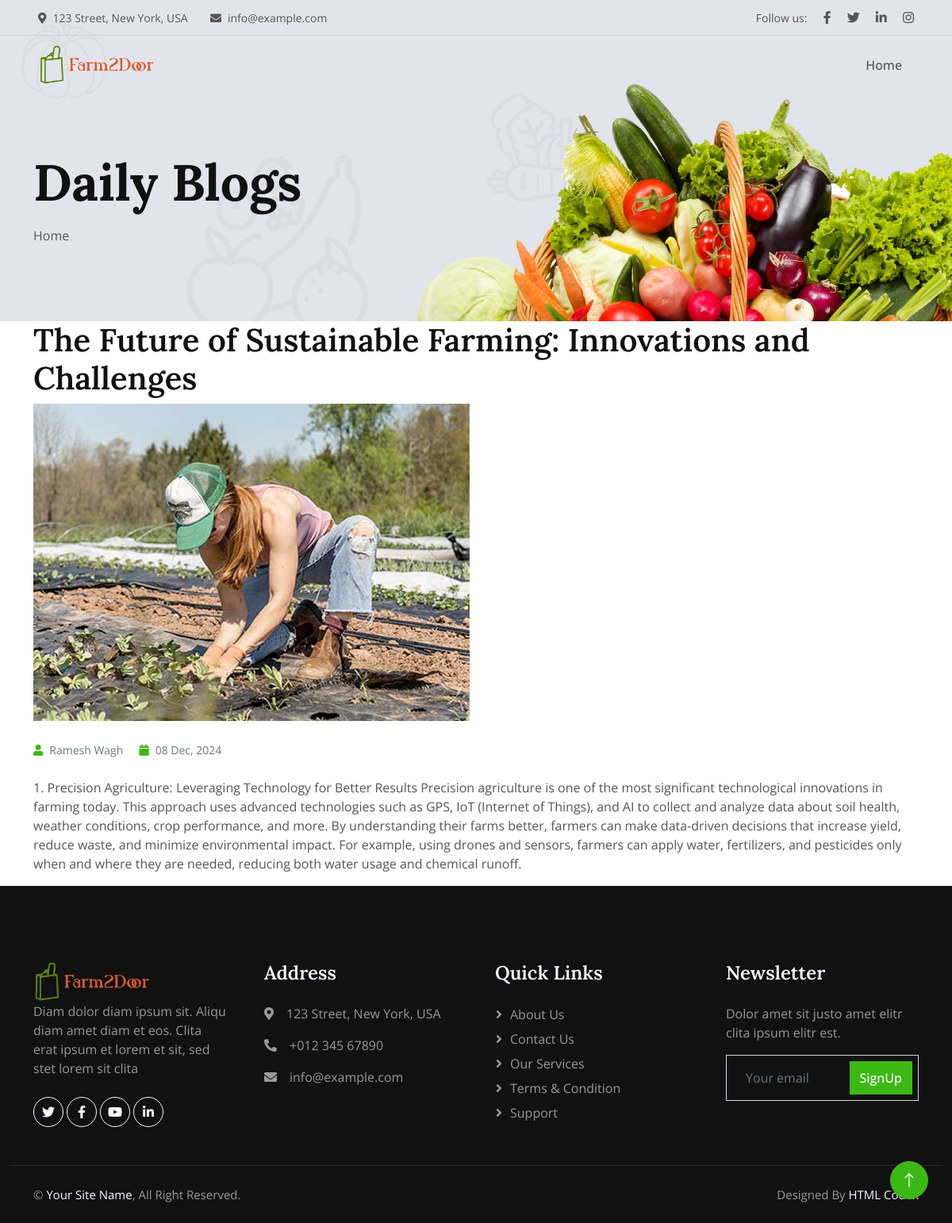
Screenshot of /blogs/the-future-of-sustainable-farming-innovations-and/ with the database file from the repository.
### app/models.py (models this page shows, shortened)
class Blog(models.Model):
    title = models.CharField(max_length=200)
    author = models.CharField(max_length=100)
    content = models.TextField()
    image = models.ImageField(upload_to='blog_images/', null=True, blank=True)
    slug = models.SlugField(unique=True, blank=True)
    published_date = models.DateTimeField(auto_now_add=True)
    is_published = models.BooleanField(default=True)

### E_shop/views.py (the view)
# urls.py: path('blogs/<slug:slug>/', views.blog_detail, name='blog_detail'),
def blog_detail(request, slug):
    blog = get_object_or_404(Blog, slug=slug)
    return render(request, 'blog_detail.html', {'blog': blog})

### templates/blog_detail.html (shortened to what this page needs)
<!DOCTYPE html>
<html lang="en">
<head>
    <link href="https://cdnjs.cloudflare.com/ajax/libs/font-awesome/5.10.0/css/all.min.css" rel="stylesheet">
    <link href="https://cdn.jsdelivr.net/npm/bootstrap-icons@1.4.1/font/bootstrap-icons.css" rel="stylesheet">
    <link href="/static2/lib/animate/animate.min.css" rel="stylesheet">
    <link href="/static2/lib/owlcarousel/assets/owl.carousel.min.css" rel="stylesheet">
    <link href="/static2/csss/bootstrap.min.css" rel="stylesheet">
    <link href="/static2/csss/style.css" rel="stylesheet">
</head>
<body>
    <div class="container-fluid fixed-top px-0 wow fadeIn" data-wow-delay="0.1s">
        <div class="top-bar row gx-0 align-items-center d-none d-lg-flex">
            <div class="col-lg-6 px-5 text-start">
                <small><i class="fa fa-map-marker-alt me-2"></i>123 Street, New York, USA</small>
                <small class="ms-4"><i class="fa fa-envelope me-2"></i>info@example.com</small>
            </div>
            <div class="col-lg-6 px-5 text-end">
                <small>Follow us:</small>
                <a class="text-body ms-3" href=""><i class="fab fa-facebook-f"></i></a>
                <a class="text-body ms-3" href=""><i class="fab fa-twitter"></i></a>
                <a class="text-body ms-3" href=""><i class="fab fa-linkedin-in"></i></a>
                <a class="text-body ms-3" href=""><i class="fab fa-instagram"></i></a>
            </div>
        </div>
        <nav class="navbar navbar-expand-lg navbar-light py-lg-0 px-lg-5 wow fadeIn" data-wow-delay="0.1s">
            <a href="index.html" class="navbar-brand ms-4 ms-lg-0">
               <img src="/static/images/home/eshoplogo.png" alt="" style="height: 50px; width: auto;" />
            </a>
            <div class="collapse navbar-collapse" id="navbarCollapse">
                <div class="navbar-nav ms-auto p-4 p-lg-0">
                    <a href="{% url 'index' %}" class="nav-item nav-link">Home</a>
                </div>
            </div>
        </nav>
    </div>
    <div class="container-fluid page-header wow fadeIn" data-wow-delay="0.1s">
        <div class="container">
            <h1 class="display-3 mb-3 animated slideInDown">Daily Blogs</h1>
            <nav aria-label="breadcrumb animated slideInDown">
                <ol class="breadcrumb mb-0">
                    <li class="breadcrumb-item"><a class="text-body" href="{% url 'index' %}">Home</a></li>
                </ol>
            </nav>
        </div>
    </div>
<div class="container">
    <h1>{{ blog.title }}</h1>
    <img class="img-fluid" src="{{ blog.image.url }}" alt="{{ blog.title }}">
    <div class="text-muted mt-4">
        <small class="me-3"><i class="fa fa-user text-primary me-2"></i>{{ blog.author }}</small>
        <small class="me-3"><i class="fa fa-calendar text-primary me-2"></i>{{ blog.published_date|date:"d M, Y" }}</small>
    </div>
    <div class="mt-4">
        <p>{{ blog.content }}</p>
    </div>
</div>
    <div class="container-fluid bg-dark footer pt-5 wow fadeIn" data-wow-delay="0.1s">
        <div class="container py-5">
            <div class="row g-5">
                <div class="col-lg-3 col-md-6">
                    <img src="/static/images/home/eshoplogo.png" alt="" style="height: 50px; width: auto;" />
                    <p>Diam dolor diam ipsum sit. Aliqu diam amet diam et eos. Clita erat ipsum et lorem et sit, sed stet lorem sit clita</p>
                    <div class="d-flex pt-2">
                        <a class="btn btn-square btn-outline-light rounded-circle me-1" href=""><i class="fab fa-twitter"></i></a>
                        <a class="btn btn-square btn-outline-light rounded-circle me-1" href=""><i class="fab fa-facebook-f"></i></a>
                        <a class="btn btn-square btn-outline-light rounded-circle me-1" href=""><i class="fab fa-youtube"></i></a>
                        <a class="btn btn-square btn-outline-light rounded-circle me-0" href=""><i class="fab fa-linkedin-in"></i></a>
                    </div>
                </div>
                <div class="col-lg-3 col-md-6">
                    <h4 class="text-light mb-4">Address</h4>
                    <p><i class="fa fa-map-marker-alt me-3"></i>123 Street, New York, USA</p>
                    <p><i class="fa fa-phone-alt me-3"></i>+012 345 67890</p>
                    <p><i class="fa fa-envelope me-3"></i>info@example.com</p>
                </div>
                <div class="col-lg-3 col-md-6">
                    <h4 class="text-light mb-4">Quick Links</h4>
                    <a class="btn btn-link" href="">About Us</a>
                    <a class="btn btn-link" href="">Contact Us</a>
                    <a class="btn btn-link" href="">Our Services</a>
                    <a class="btn btn-link" href="">Terms & Condition</a>
                    <a class="btn btn-link" href="">Support</a>
                </div>
                <div class="col-lg-3 col-md-6">
                    <h4 class="text-light mb-4">Newsletter</h4>
                    <p>Dolor amet sit justo amet elitr clita ipsum elitr est.</p>
                    <div class="position-relative mx-auto" style="max-width: 400px;">
                        <input class="form-control bg-transparent w-100 py-3 ps-4 pe-5" type="text" placeholder="Your email">
                        <button type="button" class="btn btn-primary py-2 position-absolute top-0 end-0 mt-2 me-2">SignUp</button>
                    </div>
                </div>
            </div>
        </div>
        <div class="container-fluid copyright">
            <div class="container">
                <div class="row">
                    <div class="col-md-6 text-center text-md-start mb-3 mb-md-0">
                        &copy; <a href="#">Your Site Name</a>, All Right Reserved.
                    </div>
                    <div class="col-md-6 text-center text-md-end">
                        Designed By <a href="https://htmlcodex.com">HTML Codex</a>
                    </div>
                </div>
            </div>
        </div>
    </div>
    <a href="#" class="btn btn-lg btn-primary btn-lg-square rounded-circle back-to-top"><i class="bi bi-arrow-up"></i></a>
</body>
</html>

### static2/csss/style.css (style rules this page uses)
:root { --primary: #3CB815; --secondary: #F65005; --light: #F7F8FC; --dark: #111111; }
.back-to-top { position: fixed; display: none; right: 30px; bottom: 30px; z-index: 99; }
.btn { font-weight: 500; transition: .5s; }
.btn.btn-primary, .btn.btn-secondary, .btn.btn-outline-primary:hover, .btn.btn-outline-secondary:hover { color: #FFFFFF; }
.btn-square { width: 38px; height: 38px; }
.btn-lg-square { width: 48px; height: 48px; }
.btn-square, .btn-sm-square, .btn-lg-square { padding: 0; display: flex; align-items: center; justify-content: center; font-weight: normal; }
.fixed-top { transition: .5s; }
.top-bar { height: 45px; border-bottom: 1px solid rgba(0, 0, 0, .07); }
.navbar .navbar-nav .nav-link { padding: 25px 15px; color: #555555; font-weight: 500; outline: none; }
.page-header { padding-top: 12rem; padding-bottom: 6rem; background: url(../img/carousel-1.jpg) top right no-repeat; background-size: cover; }
.footer { color: #999999; }
.footer .btn.btn-link { display: block; margin-bottom: 5px; padding: 0; text-align: left; color: #999999; font-weight: normal; text-transform: capitalize; transition: .3s; }
.footer .btn.btn-link::before { position: relative; content: "\f105"; font-family: "Font Awesome 5 Free"; font-weight: 900; color: #999999; margin-right: 10px; }
.footer .copyright { padding: 25px 0; font-size: 15px; border-top: 1px solid rgba(256, 256, 256, .1); }
.footer .copyright a { color: var(--light); }

### rows the page displays
Blog: title "The Future of Sustainable Farming: Innovations and Challenges", image (picture), author "Ramesh Wagh", published_date "08 Dec, 2024", content "1. Precision Agriculture: Leveraging Technology for Better Results Precision agriculture is one of the most significant technological innovations in farming today. This approach uses advanced technologies such as GPS, IoT (Internet of Things), and AI to collect and analyze data about soil health, weather conditions, crop performance, and more. By understanding their farms better, farmers can make data-driven decisions that increase yield, reduce waste, and minimize environmental impact. For example, using drones and sensors, farmers can apply water, fertilizers, and pesticides only when and where they are needed, reducing both water usage and chemical runoff."
